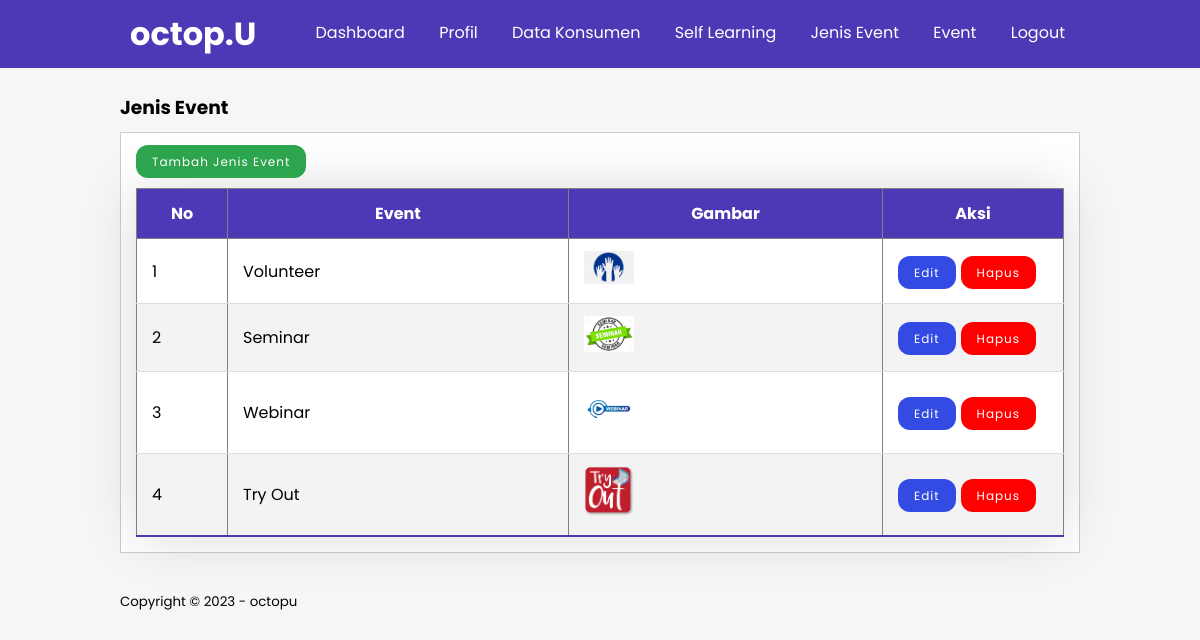
The app's page /data-event.php (signed in) with its own data.
### tables this page shows
CREATE TABLE `tb_event` (
  `event_id` int(11) NOT NULL,
  `event_nama` varchar(20) NOT NULL,
  `event_gambar` varchar(200) NOT NULL
);

### data-event.php (the view, shortened to what this page needs)
<?php
    include 'db.php';
?>
<!DOCTYPE html>
<html lang="en">
<head>
    <link rel="stylesheet" type="text/css" href="css/style.css">
</head>
<body>
    <header>
    <div class="container">
            <h1><a href="index.php">octop.U</a></h1>
            <ul>
                <li><a href="index.php">Dashboard</a></li>
                <li><a href="profil.php">Profil</a></li>
                <li><a href="profil.php">Data Konsumen</a></li>
                <li><a href="data-learning.php">Self Learning</a></li>
                <li><a href="data-event.php">Jenis Event</a></li>
                <li><a href="data-jenis-event.php">Event</a></li>
                <li><a href="logout.php">Logout</a></li>
            </ul>
    </div>
    </header>
    <div class="section">
        <div class="container">
            <h3>Jenis Event</h3>
            <div class="box">
                <p style="padding-bottom: 15px;"><a href="tambah-event.php" class="btn-tmbh">Tambah Jenis Event</a></p>
               <table border="1" cellspacing="0" class="table">
                   <thead>
                       <tr>
                           <th width="60px">No</th>
                           <th>Event</th>
                           <th>Gambar</th>
                           <th width="150px">Aksi</th>
                       </tr>
                   </thead>
                   <tbody>
                       <?php
                            $no = 1;
                            $selflearning = mysqli_query($conn, "SELECT * FROM tb_event ORDER BY event_id DESC");
                            while($row = mysqli_fetch_array($selflearning)){
                       ?>
                       <tr>
                           <td><?php echo $no++ ?></td>
                           <td><?php echo $row['event_nama'] ?></td>
                           <td><a href="event/<?php echo $row['event_gambar']?>"target="_blank"> <img src="event/<?php echo $row['event_gambar'] ?>" width="50px"></td>
                           <td style="padding-bottom: 12px; padding-top: 12px;">
                               <a href="edit-event.php?id=<?php echo $row['event_id'] ?>" class="btn-edt" style="margin-right: 5px;">Edit</a><a href="proses-hapus.php?ide=<?php echo $row['event_id']?>" class="btn-mrh">Hapus</a>
                           </td>
                       </tr>
                       <?php
                    } ?>
                   </tbody>
               </table>
            </div>
        </div>
    </div>
    <footer>
        <div class="container">
            <small>Copyright &copy; 2023 - octopu</small>
        </div>
    </footer>
</body>
</html>

### css/style.css (style rules this page uses)
* { padding: 0; margin: 0; font-family: Poppins; }
body { background-color: rgba(247, 245, 245, 0.884); }
a { color: inherit; text-decoration: none; }
.btn-mrh { background-color: red; color: white; padding: 8px 16px; text-align: center; letter-spacing: 1px; text-decoration: none; font-size: 12px; transition: 0.5s; border-radius: 12px; }
.btn-edt { background-color: #334be3; color: white; padding: 8px 16px; text-align: center; letter-spacing: 1px; text-decoration: none; font-size: 12px; transition: 0.5s; border-radius: 12px; }
.btn-tmbh { background-color: #2da44e; color: white; padding: 8px 16px; text-align: center; letter-spacing: 1px; text-decoration: none; font-size: 12px; transition: 0.5s; border-radius: 12px; }
header { color: #fff; }
header { background-color: #4B39B5; }
header h1 { float: left; padding: 10px; }
header ul { float: right; }
header ul li { display: inline-block; }
header ul li a { padding: 20px 15px 20px 15px; display: inline-block; }
.container { width: 80% ; margin : 0 auto; }
.container:after { content: ''; display: block; clear: both; }
.section { padding: 25px 0; }
.box { background-color: #fff; border: 1px solid #ccc; padding: 15px; box-sizing: border-box; margin: 10px 0; }
.box::after { content: ''; display: block; clear: both; }
.table { width: 100%; border-collapse: collapse; box-shadow: 0 0 50px rgba(0, 0, 0, 0.15); }
.table thead tr { background-color: #4B39B5; color: #ffffff; }
.table th, .table td { padding: 12px 15px; }
table tbody tr { border-bottom: 1px solid #dddddd; }
table tbody tr:nth-of-type(even) { background-color: #f3f3f3; }
table tbody tr:last-of-type { border-bottom: 2px solid #4B39B5; }

### records on screen
tb_event: event_nama "Volunteer", event_gambar (picture)
tb_event: event_nama "Seminar", event_gambar (picture)
tb_event: event_nama "Webinar", event_gambar (picture)
tb_event: event_nama "Try Out", event_gambar (picture)
